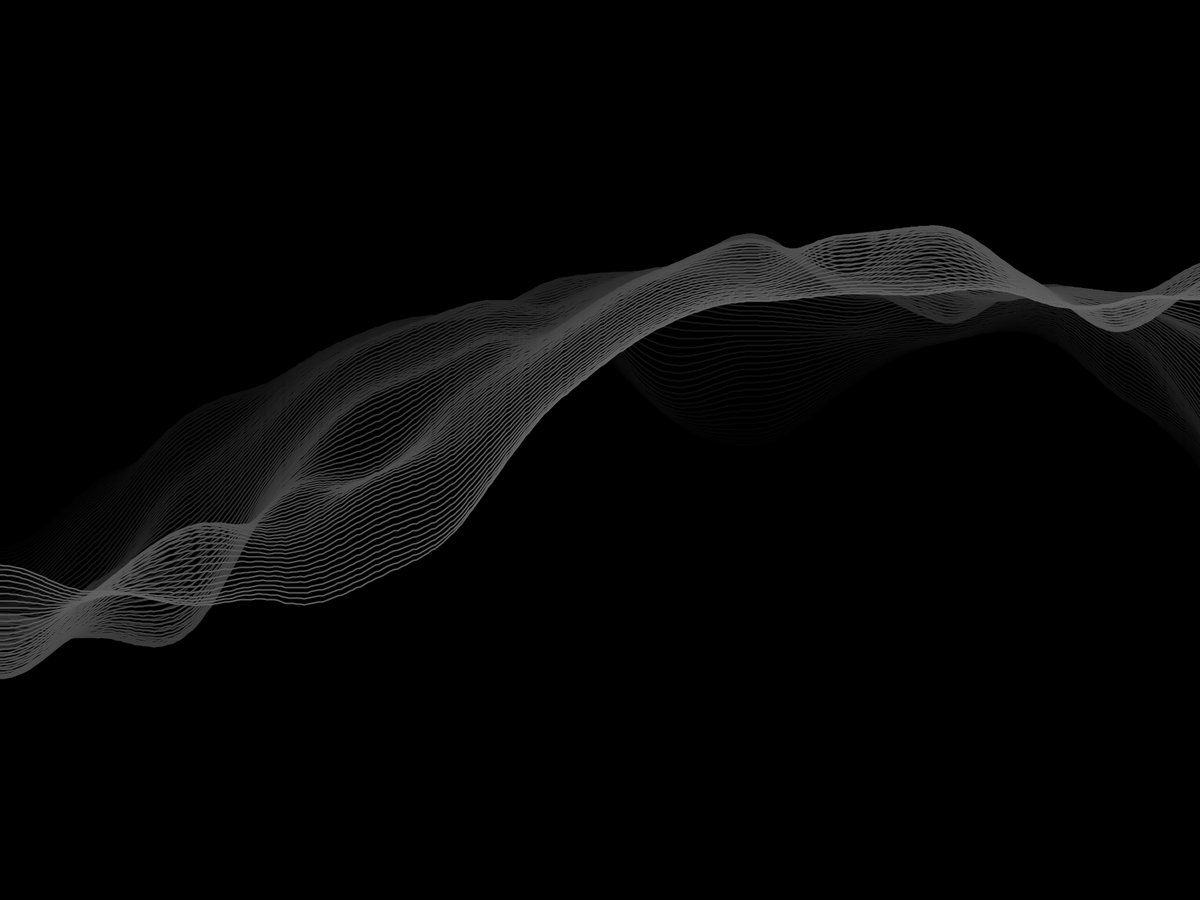
Frame 1 (no input)
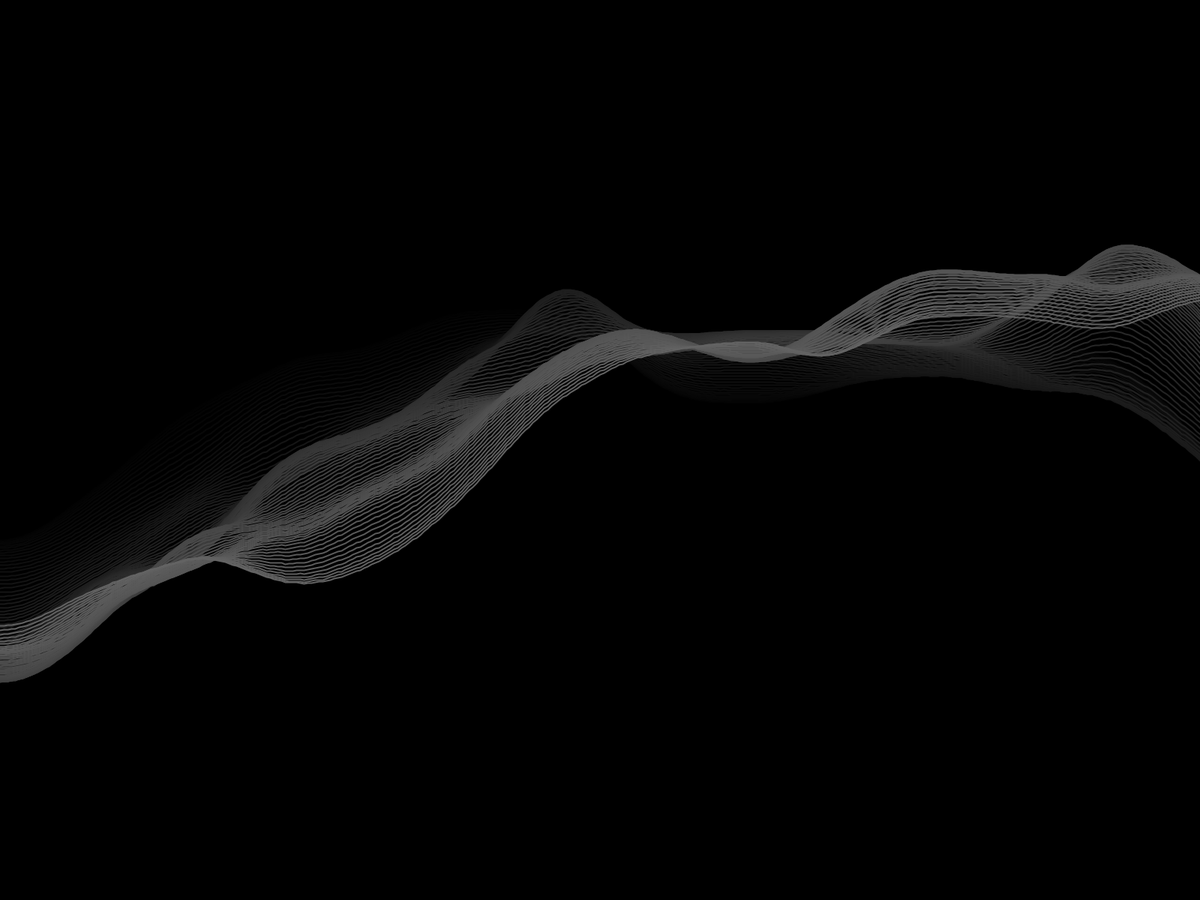
Frame 60 (the mouse pressed at the canvas centre just before this capture)
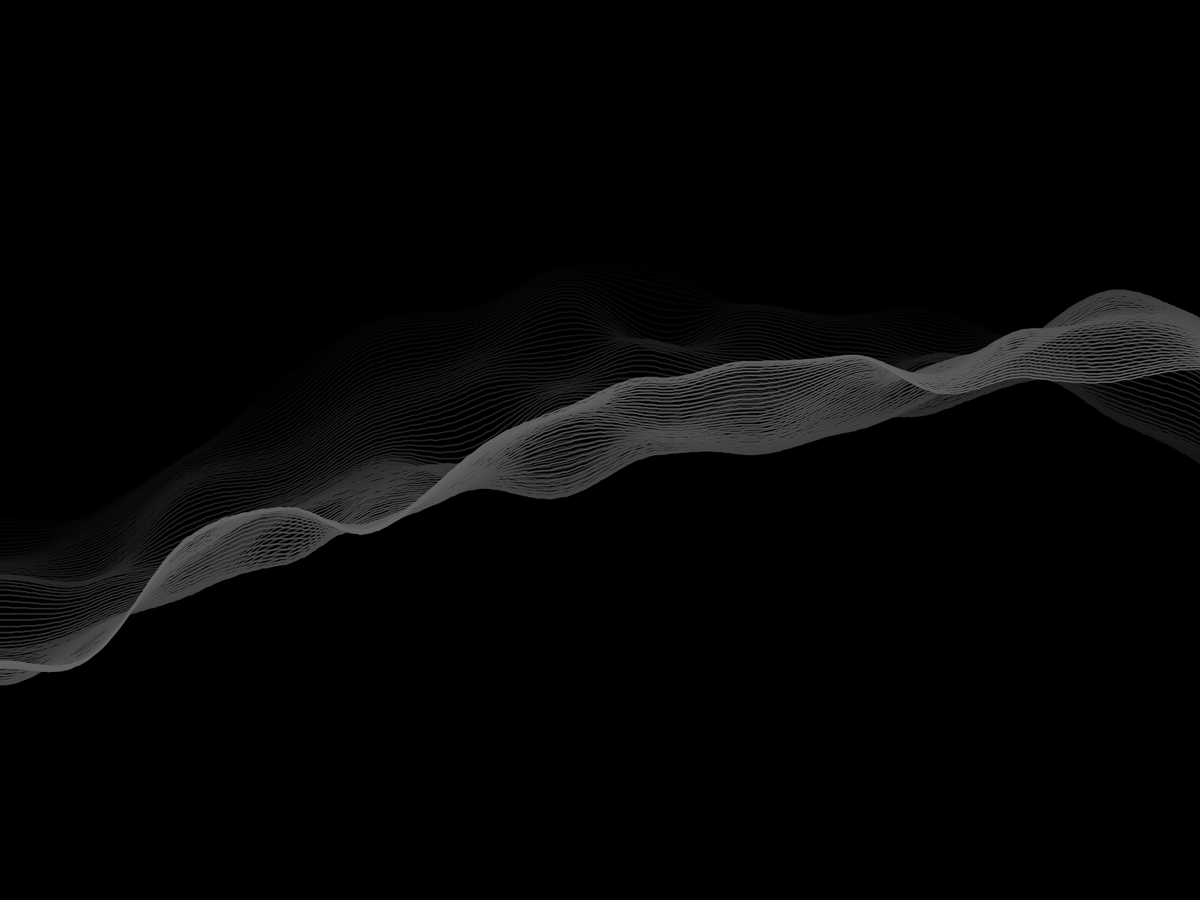
Frame 120 (the mouse held since frame 60 and released just before this capture)

The Processing sketch that drew these frames (run headless with seeded random() and noise(); from frame 60 on, the mouse is pressed at the canvas centre):

// Processing sketch: waves
// ── waves.pde
//Reference: waves by X_lippy_XX, https://openprocessing.org/sketch/1317444

int ranges = 100;

void setup() {
  fullScreen();
  background(0);
}

void draw() {
  background(0);
  noFill();
  strokeWeight(2);

  for (int i = 0; i < ranges; i++) {
    float paint = map(i, 0, ranges, 0, 100);
    stroke(paint);
    
    beginShape();
    for (int x = -10; x < width + 11; x += 5) {
      float n = noise(x * 0.001, i * 0.009, frameCount * 0.003);
      float y = map(n, 0,1, 0, height);
      vertex(x, y);
    }
    endShape();
  }
}
